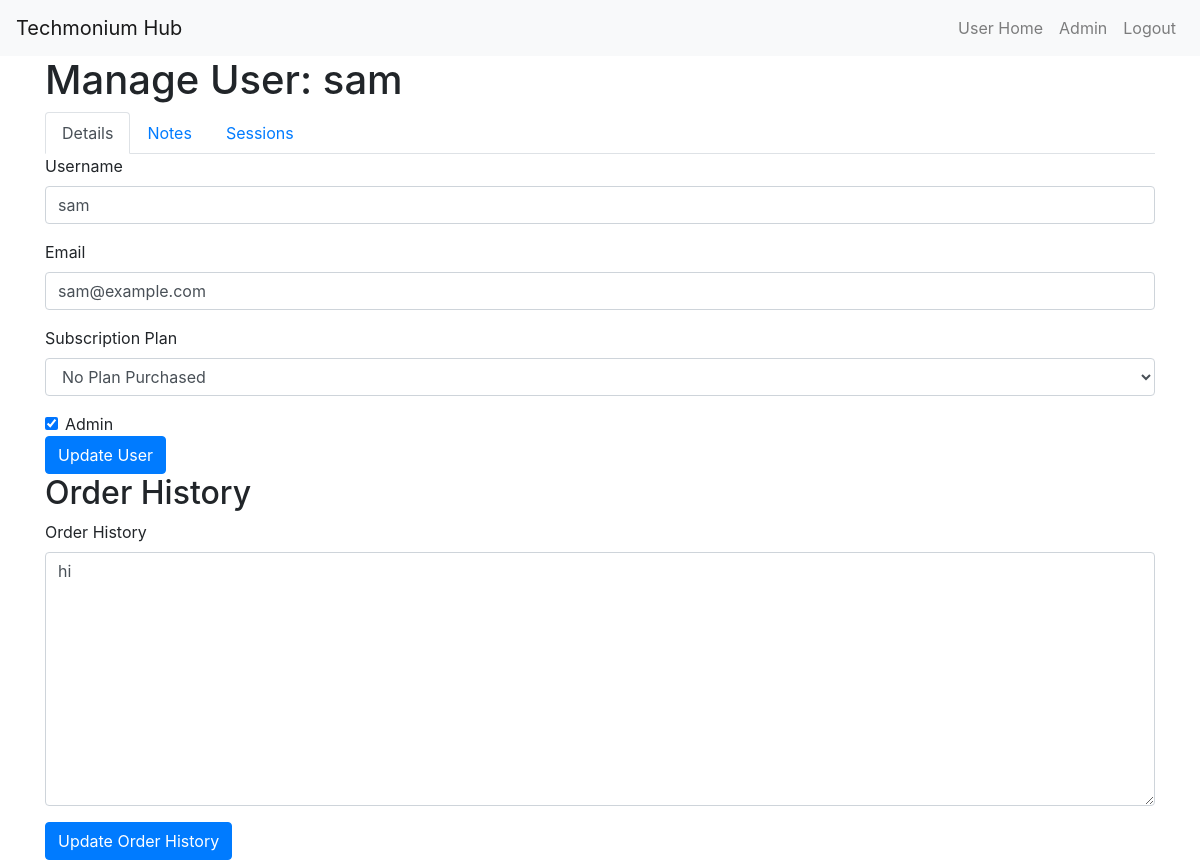
Screenshot of /admin/manage_user/1 (signed in) with the database file from the repository.
### correct-app.py (models this page shows, shortened)
class User(db.Model):
    id = db.Column(db.Integer, primary_key=True)
    username = db.Column(db.String(80), unique=True, nullable=False)
    password = db.Column(db.String(200), nullable=False)
    email = db.Column(db.String(120), unique=True, nullable=False)
    is_admin = db.Column(db.Boolean, default=False)
    alert_message = db.Column(db.String(200), nullable=True)
    subscription_plan = db.Column(db.String(200), nullable=True)
    order_history = db.Column(db.Text, nullable=True)
    one_time_token = db.Column(db.String(200), nullable=True)
    private_notes = db.Column(db.Text, nullable=True)  # New field for private notes
    public_notes = db.Column(db.Text, nullable=True)   # New field for public notes

### correct-app.py (the view, shortened to what this page needs)
@app.route('/admin/manage_user/<int:user_id>', methods=['GET', 'POST'])
def manage_user(user_id):
    if 'username' not in session or not User.query.filter_by(username=session['username'], is_admin=True).first():
        return redirect('/login')
    user = User.query.get(user_id)
    upcoming_sessions = Booking.query.filter_by(user_id=user.id, status='Upcoming').all()
    passed_sessions = Booking.query.filter_by(user_id=user.id, status='Passed').all()
    cancelled_sessions = Booking.query.filter_by(user_id=user.id, status='Cancelled').all()
    return render_template('manage_user.html', user=user, upcoming_sessions=upcoming_sessions, passed_sessions=passed_sessions, cancelled_sessions=cancelled_sessions)

### templates/manage_user.html (shortened to what this page needs)
<!DOCTYPE html>
<html lang="en">
<head>
    <link rel="stylesheet" href="https://maxcdn.bootstrapcdn.com/bootstrap/4.0.0/css/bootstrap.min.css">
</head>
<body>
    <nav class="navbar navbar-expand-lg navbar-light bg-light">
        <a class="navbar-brand" href="/">Techmonium Hub</a>
        <div class="collapse navbar-collapse" id="navbarNav">
            <ul class="navbar-nav ml-auto">
                <li class="nav-item">
                    <a class="nav-link" href="/user_hub">User Home</a>
                </li>
                <li class="nav-item">
                    <a class="nav-link" href="/admin/manage_users">Admin</a>
                </li>
                <li class="nav-item">
                    <a class="nav-link" href="/logout">Logout</a>
                </li>
            </ul>
        </div>
    </nav>
    <div class="container">
        <h1>Manage User: {{ user.username }}</h1>
        <ul class="nav nav-tabs" id="manageUserTabs" role="tablist">
            <li class="nav-item">
                <a class="nav-link active" id="details-tab" data-toggle="tab" href="#details" role="tab" aria-controls="details" aria-selected="true">Details</a>
            </li>
            <li class="nav-item">
                <a class="nav-link" id="notes-tab" data-toggle="tab" href="#notes" role="tab" aria-controls="notes" aria-selected="false">Notes</a>
            </li>
            <li class="nav-item">
                <a class="nav-link" id="sessions-tab" data-toggle="tab" href="#sessions" role="tab" aria-controls="sessions" aria-selected="false">Sessions</a>
            </li>
        </ul>
        <div class="tab-content" id="manageUserTabsContent">
            <div class="tab-pane fade show active" id="details" role="tabpanel" aria-labelledby="details-tab">
                <form action="/admin/manage_user/{{ user.id }}" method="post">
                    <div class="form-group">
                        <label for="username">Username</label>
                        <input type="text" class="form-control" id="username" name="username" value="{{ user.username }}" required>
                    </div>
                    <div class="form-group">
                        <label for="email">Email</label>
                        <input type="email" class="form-control" id="email" name="email" value="{{ user.email }}" required>
                    </div>
                    <div class="form-group">
                        <label for="subscription_plan">Subscription Plan</label>
                        <select name="subscription_plan" class="form-control" required>
                            <option value="No Plan Purchased" {% if user.subscription_plan == 'No Plan Purchased' %}selected{% endif %}>No Plan Purchased</option>
                        </select>
                    </div>
                    <div class="form-check">
                        <input type="checkbox" class="form-check-input" id="is_admin" name="is_admin" {% if user.is_admin %}checked{% endif %}>
                        <label class="form-check-label" for="is_admin">Admin</label>
                    </div>
                    <button type="submit" class="btn btn-primary">Update User</button>
                </form>
                <h2>Order History</h2>
                <form action="/admin/manage_user/{{ user.id }}" method="post">
                    <div class="form-group">
                        <label for="order_history">Order History</label>
                        <textarea class="form-control" id="order_history" name="order_history" rows="10">{{ user.order_history }}</textarea>
                    </div>
                    <button type="submit" class="btn btn-primary">Update Order History</button>
                </form>
            </div>
        </div>
    </div>
</body>
</html>

### rows the page displays
User: username "sam", email "sam@example.com", is_admin "☑", order_history "hi"
